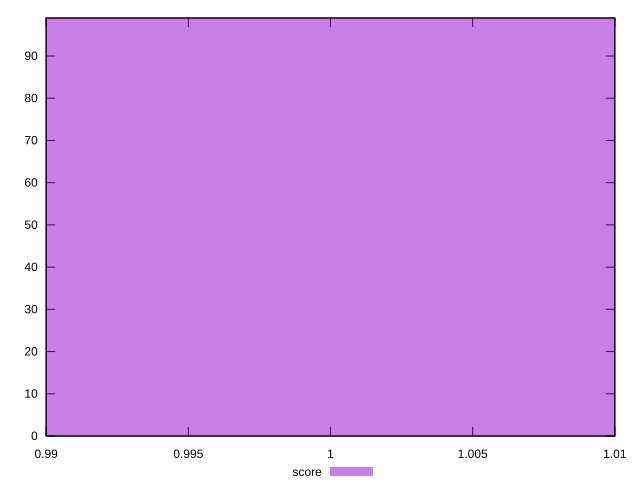

Write the gnuplot code that produced this figure.
reset

$score <<EOF
1 99
EOF

set key outside below
set boxwidth 0.1
set xrange [0.99:1.01]
set yrange [0:99]
set trange [0:99]
set style fill transparent solid 0.5 noborder
set terminal svg size 640, 490 enhanced background rgb 'white'
set output "reports/report_00030_2021-02-24T20-42-31.540Z/font-display/samples/card/score/histogram.svg"

plot $score title "score" with boxes

reset
